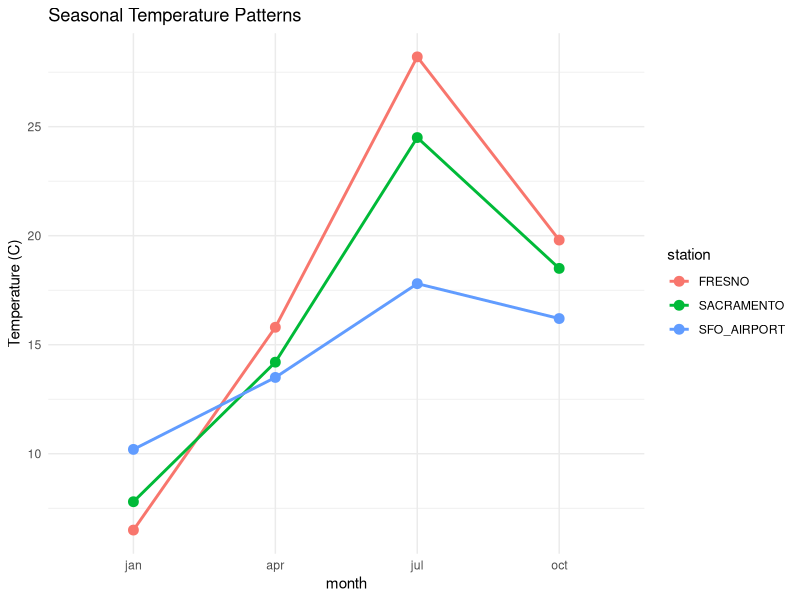
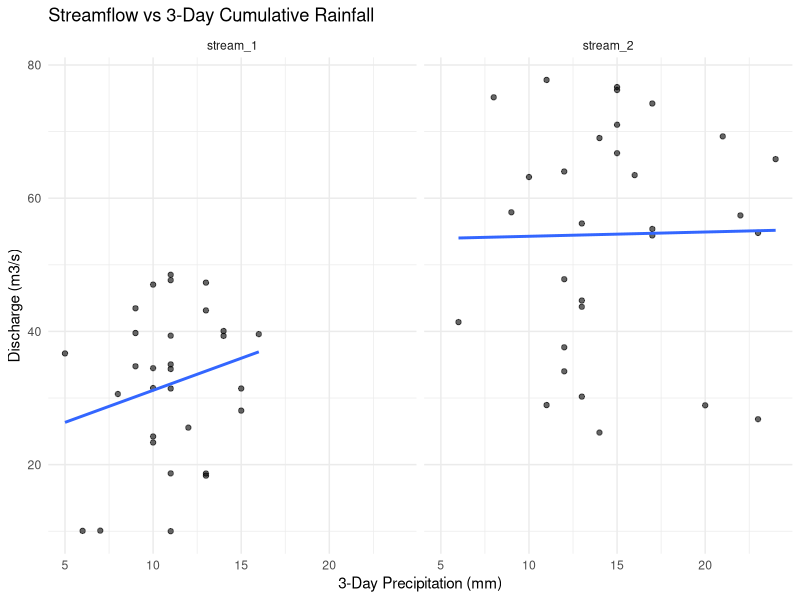
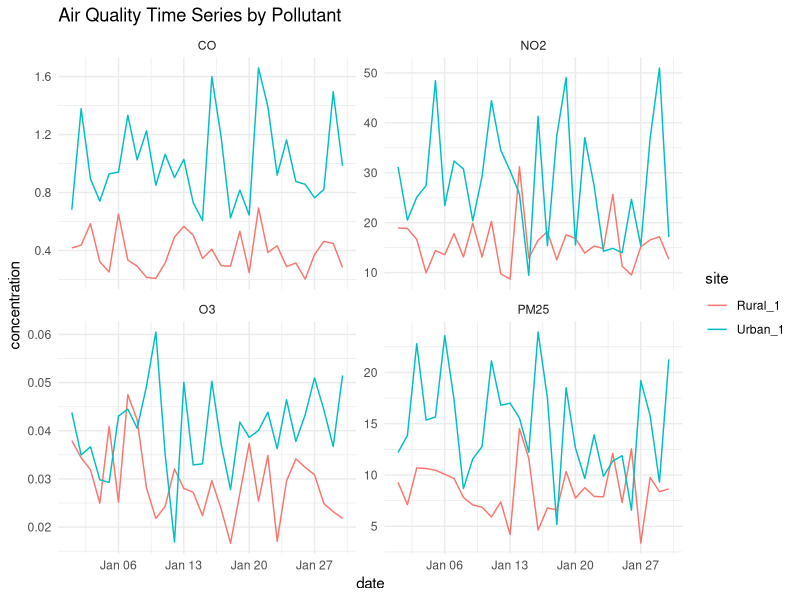

These charts were generated, in order, by the following R code:
# ==============================================================================
# 03_Solutions_to_Data_Abstraction_Exercises.R
# Solutions to "Data Abstraction and Transformation" Exercises
# Environmental Data Science (ENST431)
# ==============================================================================

# ------------------------------------------------------------------------------
# SETUP
# ------------------------------------------------------------------------------
# Install tidyverse if not already installed
if (!require("tidyverse")) install.packages("tidyverse")
library(tidyverse)
library(lubridate)

# ==============================================================================
# EXERCISE 1: Importing the Chesapeake Bay Data with readr
# ==============================================================================
cat("\n--- Exercise 1: Importing with readr ---\n")

# 1. Basic import with automatic type detection
# water_data <- read_csv("water_quality.csv")
# spec(water_data)  # View column specification

# 2. Re-import with explicit NA handling
water_data <- read_csv(
  "water_quality.csv",
  na = c("", "NA", "N/A", "-999", "-9999")
)

# 3. Import with explicit column types
water_data <- read_csv(
  "water_quality.csv",
  na = c("", "NA", "N/A", "-999", "-9999"),
  col_types = cols(
    station = col_factor(),
    date = col_date(format = "%Y-%m-%d"),
    temp_c = col_double(),
    do_mg_l = col_double(),
    ph = col_double(),
    turbidity_ntu = col_double()
  )
)

# 4. Check for parsing issues
print(problems(water_data))

# 5. Compare glimpse() to str()
glimpse(water_data)  # Tidyverse: compact, horizontal view


# ==============================================================================
# EXERCISE 2: Extracting Hypoxia Events with dplyr
# ==============================================================================
cat("\n--- Exercise 2: Filtering and Selecting with dplyr ---\n")

# Fisheries Biologist Request
# July 23rd observations with DO < 6.0 OR turbidity > 15
fisheries_data <- water_data |>
  filter(
    date == as.Date("2025-07-23"),
    do_mg_l < 6.0 | turbidity_ntu > 15
  ) |>
  select(station, date, do_mg_l, turbidity_ntu) |>
  arrange(do_mg_l)

print("Fisheries Data:")
print(fisheries_data)

# Count observations at each step
cat("\nCounting observations at each step:\n")
water_data |>
  filter(date == as.Date("2025-07-23")) |>
  count() |>
  print()

# Researcher Request
# Stations CB-5.1 OR CB-5.2, Temp 24-26, DO not missing
researcher_data <- water_data |>
  filter(
    station %in% c("CB-5.1", "CB-5.2"),
    between(temp_c, 24, 26),
    !is.na(do_mg_l)
  ) |>
  select(station, date, temp_c, dissolved_oxygen = do_mg_l)

print("Researcher Data:")
print(researcher_data)


# ==============================================================================
# EXERCISE 3: Calculating Derived Variables with mutate
# ==============================================================================
cat("\n--- Exercise 3: Transforming with mutate ---\n")

water_enhanced <- water_data |>
  mutate(
    # Temperature conversion
    temp_f = temp_c * 9/5 + 32,

    # DO percent saturation (simplified)
    do_percent_sat = (do_mg_l / 8.0) * 100,

    # Log turbidity
    log_turbidity = log(turbidity_ntu),

    # DO status with case_when (order matters!)
    do_status = case_when(
      is.na(do_mg_l) ~ "Unknown",    # Handle NA first
      do_mg_l < 2 ~ "Hypoxic",
      do_mg_l < 5 ~ "Stressed",
      do_mg_l < 8 ~ "Adequate",
      TRUE ~ "Healthy"               # Default case
    ),

    # Time variables using lubridate
    month = month(date, label = TRUE),
    day_of_year = yday(date),
    days_since_start = as.numeric(date - min(date, na.rm = TRUE)),

    # Temperature z-score
    temp_zscore = (temp_c - mean(temp_c, na.rm = TRUE)) /
                   sd(temp_c, na.rm = TRUE)
  )

glimpse(water_enhanced)


# ==============================================================================
# EXERCISE 4: Station Summaries with group_by and summarize
# ==============================================================================
cat("\n--- Exercise 4: Grouping and Summarizing ---\n")

# Part 1: Station Summary Report
station_summary <- water_enhanced |>
  group_by(station) |>
  summarize(
    mean_temp = mean(temp_c, na.rm = TRUE),
    mean_do = mean(do_mg_l, na.rm = TRUE),
    max_turbidity = max(turbidity_ntu, na.rm = TRUE),
    n_obs = n(),
    prop_stressed = mean(do_mg_l < 6.0, na.rm = TRUE)
  )

print("Station Summary:")
print(station_summary)

# Part 2: Station-Relative Analysis (grouped mutate)
station_relative <- water_enhanced |>
  group_by(station) |>
  mutate(
    station_mean_temp = mean(temp_c, na.rm = TRUE),
    temp_deviation = temp_c - station_mean_temp,
    do_rank = min_rank(desc(do_mg_l))  # Highest DO = rank 1
  ) |>
  ungroup()

print("Station Relative (sample):")
print(station_relative |> select(station, temp_c, temp_deviation, do_rank) |> head(10))

# Bonus: Using across() for multiple columns
multi_summary <- water_enhanced |>
  group_by(station) |>
  summarize(
    across(c(temp_c, do_mg_l, turbidity_ntu),
           list(mean = ~mean(., na.rm = TRUE),
                sd = ~sd(., na.rm = TRUE)),
           .names = "{.col}_{.fn}")
  )

print("Multi-column summary:")
print(multi_summary)


# ==============================================================================
# EXERCISE 5: Cleaning Station Names with stringr
# ==============================================================================
cat("\n--- Exercise 5: String Manipulation with stringr ---\n")

# Create sample messy data
messy_stations <- tibble(
  station_name = c(" CB-5.1 ", "cb-5.2", "CB_5.3", "Chesapeake Bay 5.4")
)

# Clean station names
cleaned_stations <- messy_stations |>
  mutate(
    # Chain string operations
    clean_name = station_name |>
      str_trim() |>           # Remove leading/trailing whitespace
      str_to_upper() |>       # Convert to uppercase
      str_replace("_", "-"),  # Replace underscore with hyphen

    # Extract numeric portion using regex
    station_number = str_extract(station_name, "[0-9]+\\.[0-9]+"),

    # Detect specific patterns
    is_full_name = str_detect(station_name, "Chesapeake")
  )

print("Cleaned Stations:")
print(cleaned_stations)


# ==============================================================================
# EXERCISE 6: Reshaping Climate Normals Data (Pivot Longer)
# ==============================================================================
cat("\n--- Exercise 6: Pivoting Longer ---\n")

# Create wide climate data
climate_wide <- tibble(
  station = c("SFO_AIRPORT", "SACRAMENTO", "FRESNO"),
  jan_temp = c(10.2, 7.8, 6.5),
  apr_temp = c(13.5, 14.2, 15.8),
  jul_temp = c(17.8, 24.5, 28.2),
  oct_temp = c(16.2, 18.5, 19.8)
)

print("Wide format:")
print(climate_wide)

# Pivot to long format
climate_long <- climate_wide |>
  pivot_longer(
    cols = jan_temp:oct_temp,     # Columns to pivot
    names_to = "month",           # New column for names
    values_to = "temperature"     # New column for values
  ) |>
  mutate(
    month = str_remove(month, "_temp"),
    month = factor(month, levels = c("jan", "apr", "jul", "oct"))
  )

print("Long format:")
print(climate_long)

# Verify: 3 stations x 4 months = 12 rows
cat("Number of rows:", nrow(climate_long), "\n")

# Create line plot
p1 <- ggplot(climate_long, aes(x = month, y = temperature,
                               color = station, group = station)) +
  geom_line(linewidth = 1) +
  geom_point(size = 3) +
  labs(title = "Seasonal Temperature Patterns",
       y = "Temperature (C)") +
  theme_minimal()

# print(p1)  # Uncomment to display plot


# ==============================================================================
# EXERCISE 7: Creating a Species Presence Matrix (Pivot Wider)
# ==============================================================================
cat("\n--- Exercise 7: Pivoting Wider ---\n")

# Create survey data (long format)
wildlife_survey <- tibble(
  site = c("Marsh_A", "Marsh_A", "Marsh_A",
           "Marsh_B", "Marsh_B",
           "Marsh_C", "Marsh_C", "Marsh_C"),
  species = c("Great_Egret", "Mallard", "Wood_Duck",
              "Great_Egret", "Heron",
              "Mallard", "Wood_Duck", "Heron"),
  count = c(12, 45, 8, 8, 15, 32, 23, 7)
)

print("Survey data (long):")
print(wildlife_survey)

# Pivot to wide species matrix
species_matrix <- wildlife_survey |>
  pivot_wider(
    names_from = species,
    values_from = count,
    values_fill = 0  # Fill missing with 0
  )

print("Species matrix (wide):")
print(species_matrix)

# Convert to presence/absence
presence_matrix <- species_matrix |>
  mutate(across(-site, ~if_else(. > 0, 1L, 0L)))

# Calculate species richness per site
presence_matrix <- presence_matrix |>
  rowwise() |>
  mutate(species_richness = sum(c_across(-site))) |>
  ungroup()

print("Presence matrix with richness:")
print(presence_matrix)


# ==============================================================================
# EXERCISE 8: Combining Water Quality and Watershed Data (Joins)
# ==============================================================================
cat("\n--- Exercise 8: Joining Datasets ---\n")

# Create water quality measurements
set.seed(42)
water_quality <- tibble(
  station = rep(c("CB-5.1", "CB-5.2", "CB-5.3", "CB-5.4"), each = 3),
  date = rep(as.Date("2025-06-01") + 0:2, 4),
  do_mg_l = runif(12, 4, 9),
  turbidity = runif(12, 5, 25)
)

# Create station metadata (note: CB-5.4 is missing!)
station_info <- tibble(
  station = c("CB-5.1", "CB-5.2", "CB-5.3"),
  watershed = c("Upper", "Upper", "Lower"),
  drainage_area_km2 = c(150, 220, 340),
  land_use = c("Forest", "Agricultural", "Urban")
)

# Left join: keeps all water_quality rows
combined <- water_quality |>
  left_join(station_info, by = "station")

print("Left join result (note NA for CB-5.4):")
print(combined)

# Inner join: only rows with matches in both
matched_only <- water_quality |>
  inner_join(station_info, by = "station")

cat("\nInner join: only", nrow(matched_only), "rows (excluding CB-5.4)\n")

# Anti join: find measurements without station info
unmatched <- water_quality |>
  anti_join(station_info, by = "station")

print("Unmatched rows (anti_join):")
print(unmatched)


# ==============================================================================
# EXERCISE 9: Combining Precipitation and Streamflow Data
# ==============================================================================
cat("\n--- Exercise 9: Multi-Source Environmental Data ---\n")

# Create precipitation data (wide format, 30 days, 3 gauges)
set.seed(42)
dates <- seq(as.Date("2025-06-01"), by = "day", length.out = 30)

precip_wide <- tibble(
  date = dates,
  gauge_A = rpois(30, 3),
  gauge_B = rpois(30, 5),
  gauge_C = rpois(30, 4)
)

# Create streamflow data (long format, 30 days, 2 gauges)
streamflow <- tibble(
  date = rep(dates, 2),
  stream_gauge = rep(c("stream_1", "stream_2"), each = 30),
  discharge_cms = c(runif(30, 10, 50), runif(30, 20, 80))
)

# Create lookup table mapping stream gauges to rain gauges
gauge_lookup <- tibble(
  stream_gauge = c("stream_1", "stream_2"),
  rain_gauge = c("gauge_A", "gauge_B")
)

# Pivot precipitation to long format
precip_long <- precip_wide |>
  pivot_longer(
    cols = starts_with("gauge"),
    names_to = "rain_gauge",
    values_to = "precip_mm"
  )

# Join all datasets
combined_hydro <- streamflow |>
  left_join(gauge_lookup, by = "stream_gauge") |>
  left_join(precip_long, by = c("rain_gauge", "date")) |>
  group_by(stream_gauge) |>
  arrange(date) |>
  mutate(
    precip_3day = precip_mm +
                  lag(precip_mm, 1, default = 0) +
                  lag(precip_mm, 2, default = 0)
  ) |>
  ungroup()

print("Combined hydrology data:")
print(head(combined_hydro, 10))

# Plot streamflow vs cumulative rainfall
p2 <- ggplot(combined_hydro, aes(x = precip_3day, y = discharge_cms)) +
  geom_point(alpha = 0.6) +
  geom_smooth(method = "lm", se = FALSE) +
  facet_wrap(~stream_gauge) +
  labs(title = "Streamflow vs 3-Day Cumulative Rainfall",
       x = "3-Day Precipitation (mm)",
       y = "Discharge (m3/s)") +
  theme_minimal()

# print(p2)  # Uncomment to display plot


# ==============================================================================
# EXERCISE 10: Reshaping EPA Air Quality Data
# ==============================================================================
cat("\n--- Exercise 10: Air Quality Transformation ---\n")

# Create sample air quality data (2 sites, 30 days, 4 pollutants)
set.seed(123)
dates <- seq(as.Date("2025-01-01"), by = "day", length.out = 30)

air_quality <- tibble(
  site = rep(c("Urban_1", "Rural_1"), each = 30),
  date = rep(dates, 2),
  PM25 = c(rnorm(30, 15, 5), rnorm(30, 8, 3)),
  O3 = c(rnorm(30, 0.04, 0.01), rnorm(30, 0.03, 0.008)),
  NO2 = c(rnorm(30, 30, 10), rnorm(30, 15, 5)),
  CO = c(rnorm(30, 1.0, 0.3), rnorm(30, 0.4, 0.15))
)

# Pivot to long format
air_long <- air_quality |>
  pivot_longer(
    cols = c(PM25, O3, NO2, CO),
    names_to = "pollutant",
    values_to = "concentration"
  )

print("Air quality (long format):")
print(head(air_long, 10))

# Daily summaries per pollutant
daily_summary <- air_long |>
  group_by(site, pollutant) |>
  summarize(
    mean_conc = mean(concentration),
    max_conc = max(concentration),
    .groups = "drop"
  )

print("Daily summaries:")
print(daily_summary)

# Pollutant info table with units and thresholds
pollutant_info <- tibble(
  pollutant = c("PM25", "O3", "NO2", "CO"),
  units = c("ug/m3", "ppm", "ppb", "ppm"),
  threshold = c(35, 0.07, 100, 9)
)

# Join with pollutant info
air_with_info <- air_long |>
  left_join(pollutant_info, by = "pollutant") |>
  mutate(exceeds_threshold = concentration > threshold)

# Count exceedances
exceedance_summary <- air_with_info |>
  group_by(site, pollutant) |>
  summarize(
    n_exceedances = sum(exceeds_threshold),
    pct_exceedances = mean(exceeds_threshold) * 100,
    .groups = "drop"
  )

print("Exceedance summary:")
print(exceedance_summary)

# Create faceted time series
p3 <- ggplot(air_long, aes(x = date, y = concentration, color = site)) +
  geom_line() +
  facet_wrap(~pollutant, scales = "free_y") +
  labs(title = "Air Quality Time Series by Pollutant") +
  theme_minimal()

# print(p3)  # Uncomment to display plot


# ==============================================================================
# EXERCISE 11: Analyzing PFAS Contamination Trends
# ==============================================================================
cat("\n--- Exercise 11: PFAS Contamination Analysis ---\n")

# Create PFAS sample data (20 wells, 3 compounds, 1-3 samples)
set.seed(456)
wells <- paste0("WELL_", sprintf("%02d", 1:20))

pfas_data <- expand_grid(
  well_id = wells,
  sample_date = as.Date(c("2024-06-01", "2024-12-01", "2025-06-01"))
) |>
  mutate(
    PFOS = pmax(0, rnorm(n(), 3, 2)),
    PFOA = pmax(0, rnorm(n(), 2.5, 1.5)),
    PFHxS = pmax(0, rnorm(n(), 1.5, 1))
  )

# Pivot longer to analyze all compounds together
pfas_long <- pfas_data |>
  pivot_longer(
    cols = c(PFOS, PFOA, PFHxS),
    names_to = "compound",
    values_to = "concentration"
  )

# Calculate total PFAS per sample
pfas_totals <- pfas_long |>
  group_by(well_id, sample_date) |>
  summarize(
    total_pfas = sum(concentration),
    n_compounds = n(),
    max_compound = compound[which.max(concentration)],
    .groups = "drop"
  )

print("PFAS totals (sample):")
print(head(pfas_totals, 10))

# Identify wells exceeding thresholds
exceedances <- pfas_long |>
  mutate(
    exceeds = case_when(
      compound == "PFOS" & concentration > 4 ~ TRUE,
      compound == "PFOA" & concentration > 4 ~ TRUE,
      TRUE ~ FALSE
    )
  ) |>
  filter(exceeds)

cat("\nNumber of threshold exceedances:", nrow(exceedances), "\n")

# Create summary table: one row per well, columns for each compound's max
well_summary <- pfas_long |>
  group_by(well_id, compound) |>
  summarize(max_conc = max(concentration), .groups = "drop") |>
  pivot_wider(
    names_from = compound,
    values_from = max_conc
  ) |>
  mutate(total_max = PFOS + PFOA + PFHxS)

print("Well summary (max concentrations):")
print(well_summary)


# ==============================================================================
# EXERCISE 12: Vegetation Plot Data Transformation
# ==============================================================================
cat("\n--- Exercise 12: Ecological Survey Transformation ---\n")

# Create hierarchical vegetation data
set.seed(789)
species_list <- c("Native_Grass_A", "Native_Grass_B", "Native_Forb_A",
                  "Invasive_Grass", "Invasive_Forb")

veg_data <- expand_grid(
  site = c("Pre_Restore", "Post_Restore"),
  plot = paste0("Plot_", 1:3),
  quadrat = paste0("Q", 1:4)
) |>
  crossing(species = species_list) |>
  mutate(
    # Simulate cover percentages (higher native cover in Post_Restore)
    base_cover = ifelse(site == "Post_Restore" & !str_detect(species, "Invasive"),
                        15, 8),
    cover = pmax(0, rnorm(n(), base_cover, 5)),
    is_native = !str_detect(species, "Invasive")
  ) |>
  select(-base_cover)

print("Vegetation data (sample):")
print(head(veg_data, 10))

# Calculate Shannon diversity per quadrat
# Shannon: H' = -sum(p_i * ln(p_i))
diversity <- veg_data |>
  filter(cover > 0) |>
  group_by(site, plot, quadrat) |>
  mutate(
    total_cover = sum(cover),
    p = cover / total_cover
  ) |>
  summarize(
    species_richness = n_distinct(species),
    shannon = -sum(p * log(p)),
    .groups = "drop"
  )

print("Diversity metrics:")
print(diversity)

# Aggregate to plot level
plot_summary <- diversity |>
  group_by(site, plot) |>
  summarize(
    mean_richness = mean(species_richness),
    mean_shannon = mean(shannon),
    .groups = "drop"
  )

print("Plot-level summary:")
print(plot_summary)

# Site x species matrix (mean cover per species)
site_species <- veg_data |>
  group_by(site, species) |>
  summarize(mean_cover = mean(cover), .groups = "drop") |>
  pivot_wider(names_from = species, values_from = mean_cover)

print("Site x Species matrix:")
print(site_species)

# Native vs invasive comparison
native_comparison <- veg_data |>
  group_by(site, is_native) |>
  summarize(total_cover = sum(cover), .groups = "drop") |>
  pivot_wider(names_from = is_native, values_from = total_cover) |>
  rename(invasive_cover = `FALSE`, native_cover = `TRUE`) |>
  mutate(native_ratio = native_cover / (native_cover + invasive_cover))

print("Native vs Invasive comparison:")
print(native_comparison)


# ==============================================================================
# EXERCISE 13: Aligning Multi-Resolution Sensor Data
# ==============================================================================
cat("\n--- Exercise 13: Time Series Alignment ---\n")

# Create 15-minute temperature data (7 days)
temp_15min <- tibble(
  timestamp = seq(ymd_hms("2025-06-01 00:00:00"),
                  ymd_hms("2025-06-07 23:45:00"),
                  by = "15 min")
) |>
  mutate(
    temperature = 20 + 8 * sin(hour(timestamp) * pi / 12) + rnorm(n(), 0, 1)
  )

cat("15-min temperature data:", nrow(temp_15min), "rows\n")

# Create hourly soil moisture data
soil_hourly <- tibble(
  timestamp = seq(ymd_hms("2025-06-01 00:00:00"),
                  ymd_hms("2025-06-07 23:00:00"),
                  by = "hour")
) |>
  mutate(
    soil_moisture = runif(n(), 0.2, 0.4)
  )

cat("Hourly soil moisture data:", nrow(soil_hourly), "rows\n")

# Create daily precipitation
precip_daily <- tibble(
  date = seq(ymd("2025-06-01"), ymd("2025-06-07"), by = "day"),
  precip_mm = rpois(7, 5)
)

cat("Daily precipitation data:", nrow(precip_daily), "rows\n")

# Aggregate temperature to hourly means
temp_hourly <- temp_15min |>
  mutate(hour = floor_date(timestamp, "hour")) |>
  group_by(hour) |>
  summarize(
    temp_mean = mean(temperature),
    temp_min = min(temperature),
    temp_max = max(temperature),
    .groups = "drop"
  )

# Expand precipitation to hourly (divide daily by 24)
precip_hourly <- precip_daily |>
  mutate(date = as.POSIXct(date, tz = "UTC")) |>
  crossing(hour_offset = 0:23) |>
  mutate(
    hour = date + hours(hour_offset),
    precip_mm_hourly = precip_mm / 24
  ) |>
  select(hour, precip_mm_hourly)

# Join all datasets by hour
aligned_data <- temp_hourly |>
  left_join(soil_hourly |> rename(hour = timestamp), by = "hour") |>
  left_join(precip_hourly, by = "hour")

print("Aligned multi-resolution data:")
print(head(aligned_data, 10))

cat("\nFinal aligned dataset:", nrow(aligned_data), "rows\n")

# Summary statistics
cat("\nSummary of aligned data:\n")
print(summary(aligned_data))


# ==============================================================================
# END OF SOLUTIONS
# ==============================================================================
cat("\n--- All exercises completed! ---\n")
